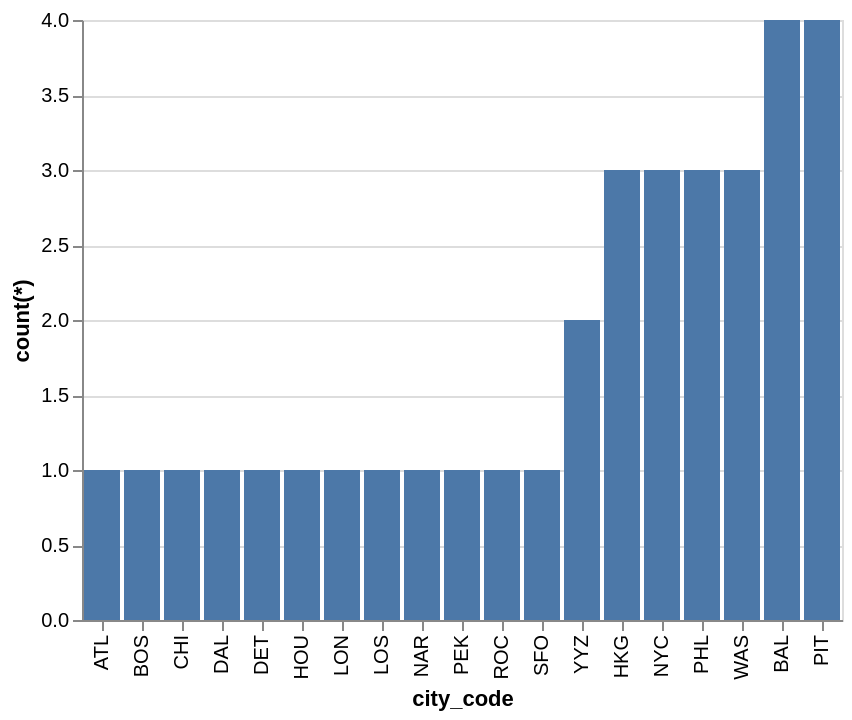

Write the Vega-Lite specification saved for this chart.
### Vega-Lite specification from a JSON file in a GitHub repository (floating-point values rounded to 4 significant figures)
{"data": {"values": [{"x_data": "ATL", "y_data": 1}, {"x_data": "BOS", "y_data": 1}, {"x_data": "CHI", "y_data": 1}, {"x_data": "DAL", "y_data": 1}, {"x_data": "DET", "y_data": 1}, {"x_data": "HOU", "y_data": 1}, {"x_data": "LON", "y_data": 1}, {"x_data": "LOS", "y_data": 1}, {"x_data": "NAR", "y_data": 1}, {"x_data": "PEK", "y_data": 1}, {"x_data": "ROC", "y_data": 1}, {"x_data": "SFO", "y_data": 1}, {"x_data": "YYZ", "y_data": 2}, {"x_data": "HKG", "y_data": 3}, {"x_data": "NYC", "y_data": 3}, {"x_data": "PHL", "y_data": 3}, {"x_data": "WAS", "y_data": 3}, {"x_data": "BAL", "y_data": 4}, {"x_data": "PIT", "y_data": 4}]}, "mark": "bar", "encoding": {"x": {"field": "x_data", "type": "nominal", "title": "city_code", "sort": {"op": "sum", "field": "y_data", "order": "ascending"}}, "y": {"field": "y_data", "type": "quantitative", "title": "count(*)"}}}
